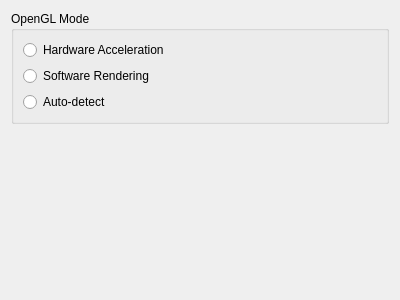
<?xml version="1.0" encoding="UTF-8"?>
<ui version="4.0">
 <class>MaemoQemuSettingsWidget</class>
 <widget class="QWidget" name="MaemoQemuSettingsWidget">
  <property name="geometry">
   <rect>
    <x>0</x>
    <y>0</y>
    <width>400</width>
    <height>300</height>
   </rect>
  </property>
  <property name="windowTitle">
   <string>Form</string>
  </property>
  <layout class="QVBoxLayout" name="verticalLayout_2">
   <item>
    <widget class="QGroupBox" name="groupBox">
     <property name="title">
      <string>OpenGL Mode</string>
     </property>
     <layout class="QVBoxLayout" name="verticalLayout">
      <item>
       <widget class="QRadioButton" name="hardwareAccelerationButton">
        <property name="text">
         <string>Hardware Acceleration</string>
        </property>
       </widget>
      </item>
      <item>
       <widget class="QRadioButton" name="softwareRenderingButton">
        <property name="text">
         <string>Software Rendering</string>
        </property>
       </widget>
      </item>
      <item>
       <widget class="QRadioButton" name="autoDetectButton">
        <property name="text">
         <string>Auto-detect</string>
        </property>
       </widget>
      </item>
     </layout>
    </widget>
   </item>
   <item>
    <spacer name="verticalSpacer">
     <property name="orientation">
      <enum>Qt::Vertical</enum>
     </property>
     <property name="sizeHint" stdset="0">
      <size>
       <width>20</width>
       <height>40</height>
      </size>
     </property>
    </spacer>
   </item>
  </layout>
 </widget>
 <resources/>
 <connections/>
</ui>
